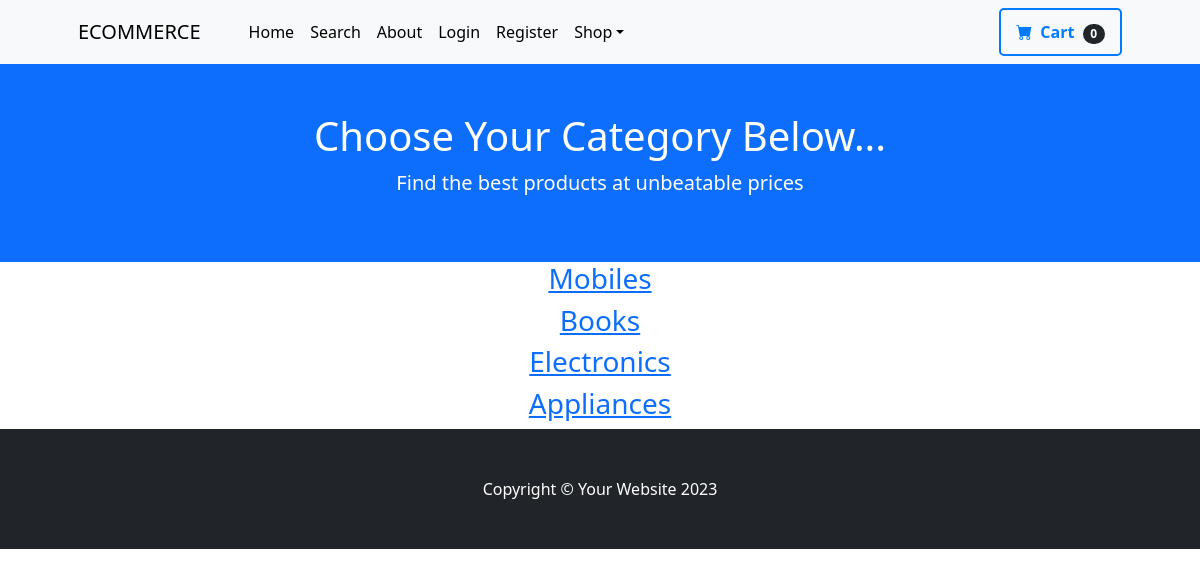
The app's page /category_summary/ with its own data.
### store/models.py (models this page shows, shortened)
class Category(models.Model):
    name=models.CharField(max_length=50)

### store/views.py (the view)
# urls.py: path('category_summary/',views.category_summary,name='category_summary'),
def category_summary(request):
    categories=Category.objects.all()
    return render(request, 'category_summary.html', {'categories':categories})

### cart/cart.py (called while the page is built)
    def __len__(self):
        return sum(item['quantity'] for item in self.cart.values())

### cart/context_processes.py (called while the page is built)
def cart(request):
    return {'cart':Cart(request)}

### store/templates/category_summary.html
{% extends 'base.html' %}
{% block content %}
<header class="bg-primary text-white text-center py-5">
    <div class="container">
        <h1>Choose Your Category Below...</h1>
        <p class="lead">Find the best products at unbeatable prices</p>
    </div>
</header>
<div class="container">
    <div class="row">
        <center>
            <div class="col-8">
                {% for category in categories %}
                    <h3><a href="{% url 'category' category.name %}">{{ category.name }}</a></h3>
                {% endfor %}
            </div>
        </center>
    </div>
</div>
{% endblock %}

### records on screen
Category: name "Mobiles"
Category: name "Books"
Category: name "Electronics"
Category: name "Appliances"

### other values on screen
{{ cart|length }} "0"
